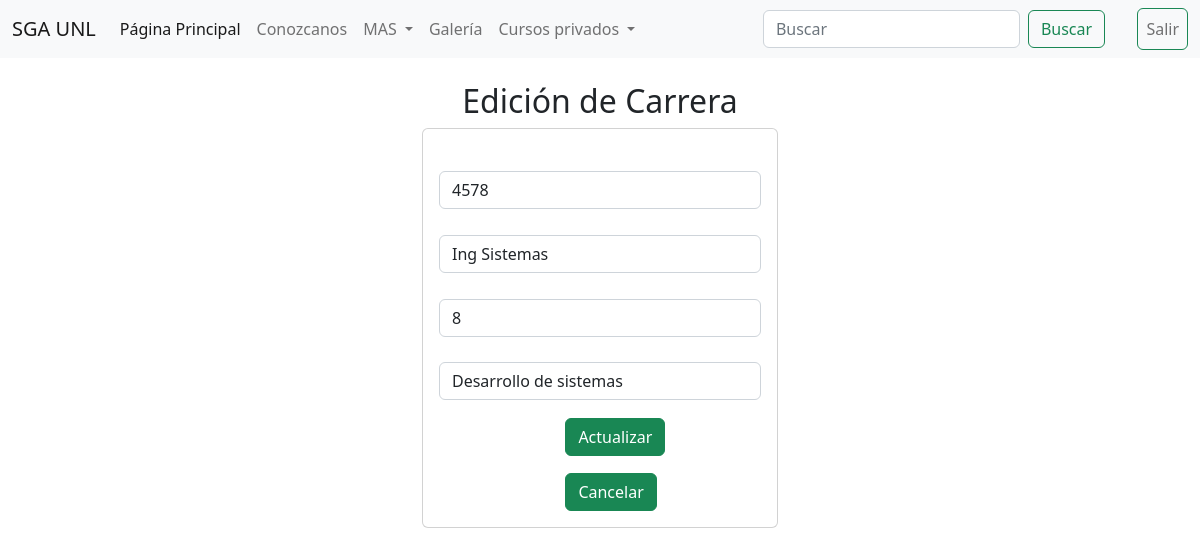
The app's page /tareas/edicionCarrera/4578 with its own data.
### APPAdministrarTareas/models.py (models this page shows, shortened)
class CarreraUniversitaria(models.Model):
    codigoCarrera = models.CharField(primary_key=True, max_length=6,  blank=False)
    nombreCarrera = models.CharField(max_length=30, blank=False)
    duracionCarrera = models.PositiveSmallIntegerField(default=8)
    descripcionCarrera= models.CharField(max_length=80, blank=False)

### APPAdministrarTareas/views.py (the view)
# urls.py: path('edicionCarrera/<codigoCarrera>', views.edicionCarrera),
def edicionCarrera(request, codigoCarrera):
    carrera = CarreraUniversitaria.objects.get(codigoCarrera=codigoCarrera)
    return render(request, "edicionCarrera.html", {"curso": carrera})

### APPAdministrarTareas/templates/edicionCarrera.html (shortened to what this page needs)
{% extends "./base.html" %}
{% block body %}
<div class="row">
    <div class="col-md-4 offset-md-4">
        <h2 style="align-items: center; text-align: center;">Edición de Carrera</h2>
        <div class="card">
            <div class="card-body">
                <form action="/tareas/editarCarrera/" method="POST">{% csrf_token %}
                    <div class="form-group" style="margin-top: 8%;">
                        <input type="text" id="txtCodigo" name="txtCodigo" class="form-control" placeholder="Código"
                            minlength="1" maxlength="6" value="{{curso.codigoCarrera}}" required>
                    </div>
                    <div class="form-group" style="margin-top: 8%;" >
                        <input type="text" id="txtNombre" name="txtNombre" class="form-control" placeholder="Nombre"
                            maxlength="50" value="{{curso.nombreCarrera}}" required>
                    </div>
                    <div class="form-group" style="margin-top: 8%;">
                        <input type="number" id="txtDuracion" name="txtDuracion" class="form-control" placeholder="Duracion en años"
                        value="{{curso.duracionCarrera}}" required>
                    </div>
                    <div class="form-group" style="margin-top: 8%;" >
                        <input type="text" id="txtDescrip" name="txtDescrip" class="form-control" placeholder="Descripcion"
                            maxlength="50" value="{{curso.descripcionCarrera}}" required>
                    </div>
                    <div class="row" colspan="2">
                        <div style="width: 50%; float:left; padding-left: 40%; margin-top: 5%;">
                            <button type="submit" class="btn btn-success btn-block text-white">Actualizar</button>
                         </div>
                    </div>
                </form>
                <div class="row" colspan="2">
                    <div style="width: 100%; float:left; padding-left: 40%; margin-top: 5%;">
                        <a href="/tareas/carrera/" type="button" class="btn btn-success btn-block text-white">Cancelar</a>
                     </div>
                </div>
            </div>
        </div>
    </div>
</div>
{% endblock %}

### records on screen
CarreraUniversitaria: txtCodigo "4578", txtNombre "Ing Sistemas", txtDuracion "8", txtDescrip "Desarrollo de sistemas"
